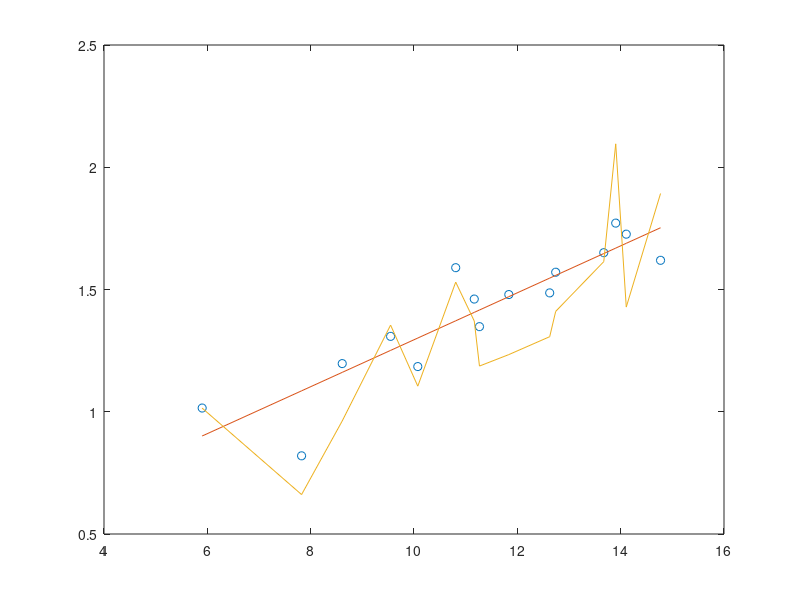

MATLAB code to generate this figure:
P = [341948 1092759 5491 49375 1340000 365 2500 78200 867023 ...
    14000 23700 70700 304500 138000 2602000];
V = [4.81 5.88 3.31 4.90 5.62 2.76 2.27 3.85...
    5.21 3.70 3.27 4.31 4.42 4.39 5.05]
n = length(P)
m = [P',V']
m = sortrows(m,1);
lm = log(m)
plot(lm(:,1), lm(:,2), 'o')
hold on
x = lm(:,1);
y = lm(:,2);
p = polyfit(lm(:,1), lm(:,2),1);
f = polyval(p,lm(:,1));
plot(x,f,'-')

x_1 = log(P)
M = ones(n,3)
M(:,1) = uint8(1:n)'
M(:,2) = V'
M(:, 3) = exp(polyval(p, x_1))

p = polyfit(lm(:,1), lm(:,2),14);
f = polyval(p,lm(:,1));
plot(x,f,'-')